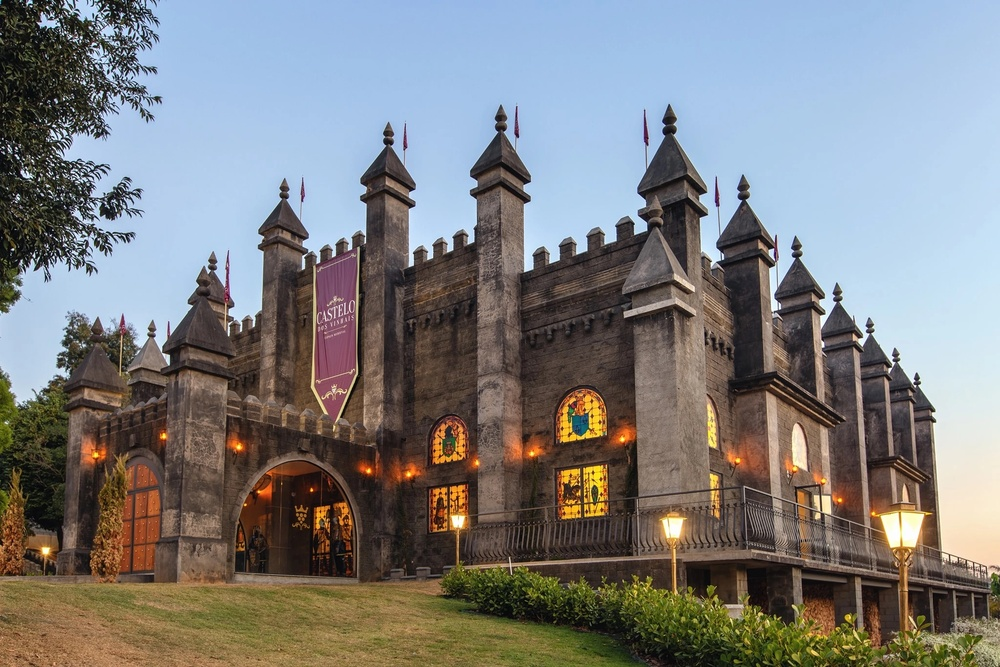
#> input picture imagens/CASTELO_01.jpeg, 1000 x 667 px, shrunk from 2048 x 1365 before the run
$ python contornoCastelo2.py
#> lines starting #> are read from the running program, lines starting #| are printed output that depends on the picture; after the words box and inside, x2 and y2 are one past the last pixel; in counts of white or black regions, pixels touching at a corner belong together
import math

import numpy as np
import cv2
import matplotlib.pyplot as plt

# Importa e converta para RGB
img = cv2.imread('./imagens/CASTELO_01.jpeg')
#> img is the input picture: shape (667, 1000, 3); mean B, G, R 125.5, 125.3, 125.3
img = cv2.cvtColor(img, cv2.COLOR_BGR2RGB)

# Convertendo para preto e branco (RGB -> Gray Scale -> BW)
img_gray = cv2.cvtColor(img, cv2.COLOR_RGB2GRAY)
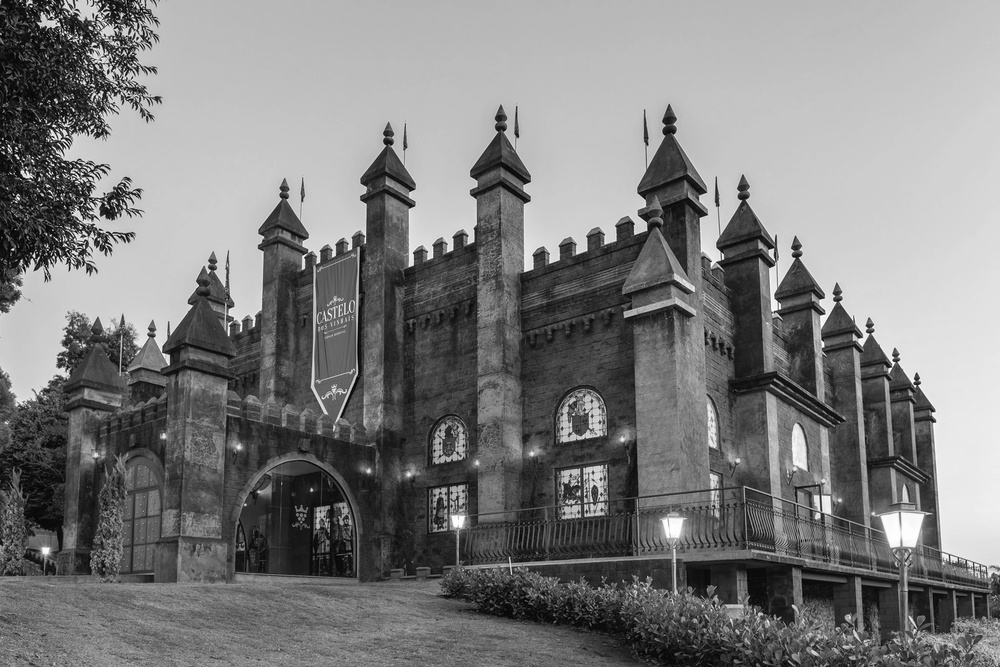
#> img_gray: shape (667, 1000); min 0, max 255, mean 125.3
a = img_gray.max()
#> a = 255

tamanhoKernel = 5
kernel = np.ones((tamanhoKernel, tamanhoKernel), np.uint8)

# Filtro de ruído (bluring)
img_blur = cv2.blur(img_gray, ksize=(tamanhoKernel, tamanhoKernel))

# Detecção borda com Canny (sem blurry)
edges_gray = cv2.Canny(image=img_gray, threshold1=a/2, threshold2=a/2)
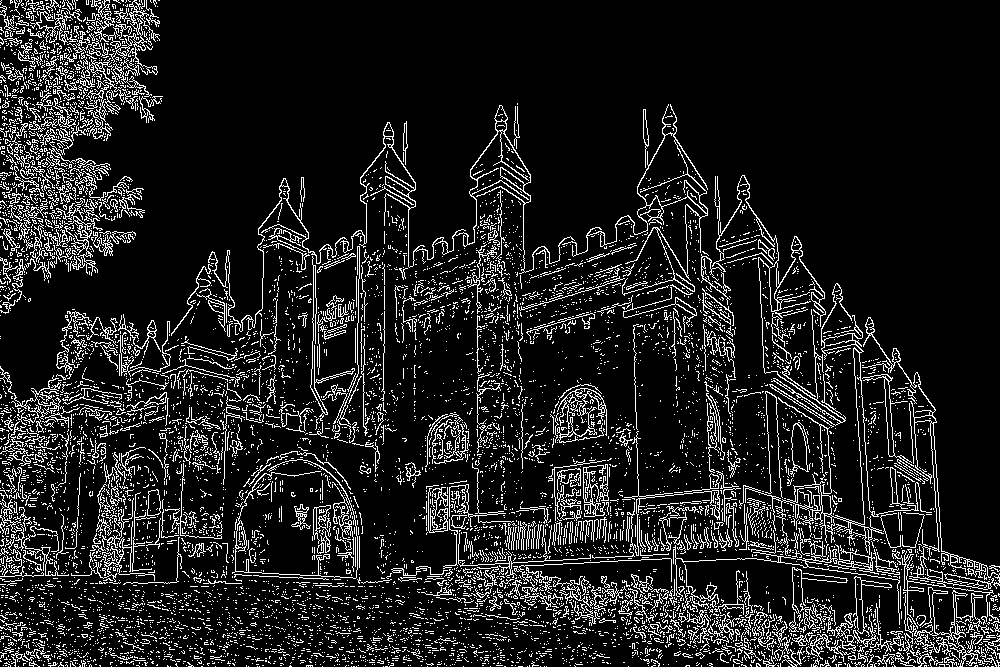
#> edges_gray: shape (667, 1000); 11.9% white in thin lines or dots
# Detecção borda com Canny (com blurry)
edges_blur = cv2.Canny(image=img_blur, threshold1=a/2, threshold2=a/10)
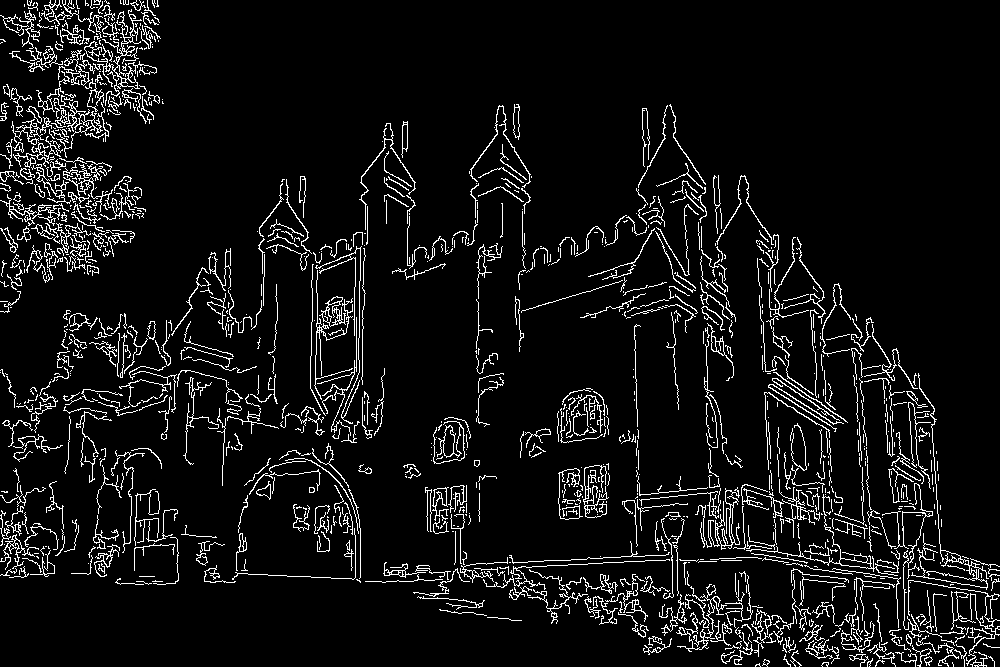
#> edges_blur: shape (667, 1000); 7.1% white in thin lines or dots
edges_blur = cv2.dilate(edges_blur, kernel, iterations=1)
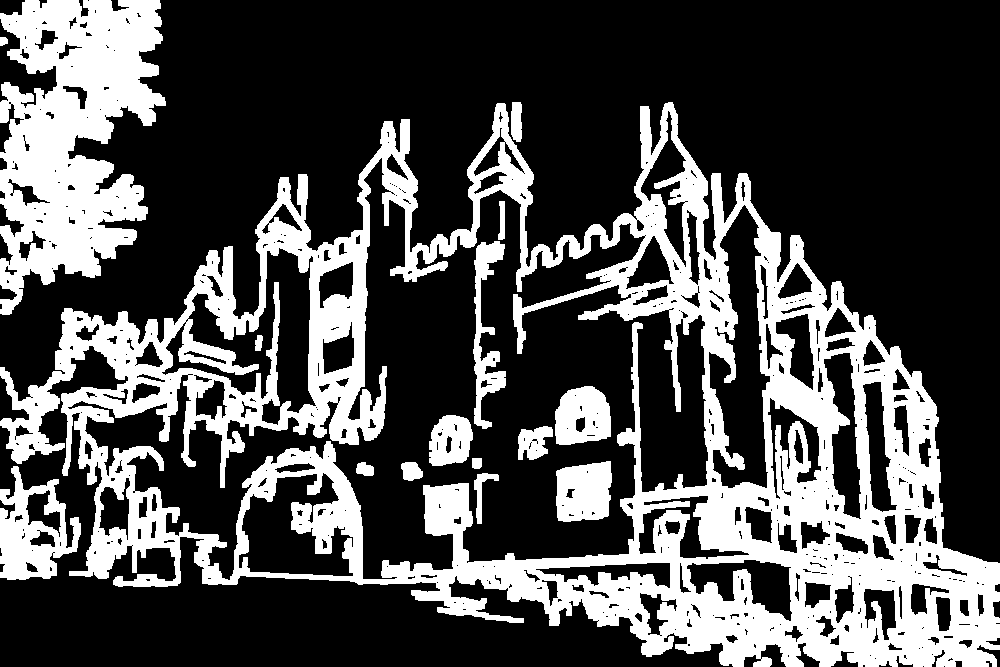
#> edges_blur: shape (667, 1000); 30.7% white; 16 white regions

# contorno
contours, hierarchy = cv2.findContours(
                                   image=edges_blur,
                                   mode=cv2.RETR_TREE,
                                   method=cv2.CHAIN_APPROX_SIMPLE)
#> contours = 563 contours, 357 with area under 20; largest, box (x1, y1, x2, y2) and area: (0, 102, 1000, 667) 325672, (67, 157, 709, 581) 109346, (0, 0, 166, 315) 32852, (161, 247, 317, 426) 10386, (708, 204, 771, 489) 9909
contours = sorted(contours, key=cv2.contourArea, reverse=True)
img_copy = img.copy()
final = cv2.drawContours(img_copy, contours, contourIdx=-1,
                         color=(255, 0, 0), thickness=2)
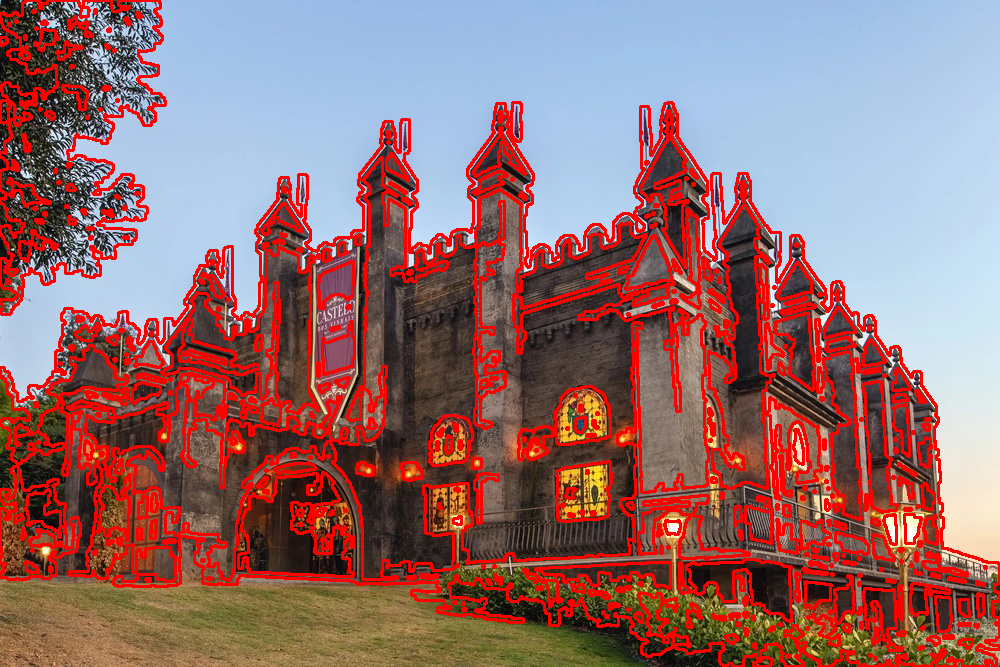
#> final: shape (667, 1000, 3); mean R, G, B 152.1, 109.4, 111.2

# plot imagens
imagens = [img, img_blur, img_gray, edges_gray, edges_blur, final]
formatoX = math.ceil(len(imagens)**.5)
#> formatoX = 3
if (formatoX**2-len(imagens)) > formatoX:
    formatoY = formatoX-1
else:
    formatoY = formatoX
#> formatoY = 3
for i in range(len(imagens)):
    plt.subplot(formatoY, formatoX, i + 1)
    plt.imshow(imagens[i], 'gray')
    plt.xticks([]), plt.yticks([])
#> this loop made 6 passes
plt.show()
